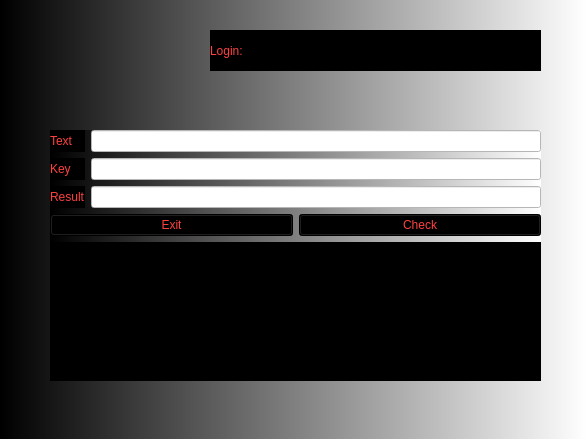
<?xml version="1.0" encoding="UTF-8"?>
<ui version="4.0">
 <class>Veginire</class>
 <widget class="QWidget" name="Veginire">
  <property name="geometry">
   <rect>
    <x>0</x>
    <y>0</y>
    <width>587</width>
    <height>439</height>
   </rect>
  </property>
  <property name="windowTitle">
   <string>Form</string>
  </property>
  <property name="styleSheet">
   <string notr="true">background-color: qlineargradient(spread:pad, x1:0, y1:0, x2:1, y2:0, stop:0 rgba(0, 0, 0, 255), stop:1 rgba(255, 255, 255, 255));</string>
  </property>
  <widget class="QWidget" name="gridLayoutWidget">
   <property name="geometry">
    <rect>
     <x>50</x>
     <y>130</y>
     <width>491</width>
     <height>251</height>
    </rect>
   </property>
   <layout class="QGridLayout" name="gridLayou_2">
    <item row="0" column="1">
     <widget class="QLineEdit" name="line_text_veginire">
      <property name="styleSheet">
       <string notr="true">font: 700 14pt &quot;Times New Roman&quot;;
color: rgb(255, 64, 64);
background-color: rgb(255, 255, 255);
</string>
      </property>
      <property name="readOnly">
       <bool>true</bool>
      </property>
     </widget>
    </item>
    <item row="3" column="0" colspan="2">
     <layout class="QHBoxLayout" name="horizontalLayout_3">
      <item>
       <widget class="QPushButton" name="pushButton_exit_veginire">
        <property name="styleSheet">
         <string notr="true">font: 700 14pt &quot;Times New Roman&quot;;
color: rgb(255, 64, 64);
background-color: rgb(0, 0, 0);</string>
        </property>
        <property name="text">
         <string>Exit</string>
        </property>
       </widget>
      </item>
      <item>
       <widget class="QPushButton" name="pushButton_check_veginire">
        <property name="styleSheet">
         <string notr="true">font: 700 14pt &quot;Times New Roman&quot;;
color: rgb(255, 64, 64);
background-color: rgb(0, 0, 0);</string>
        </property>
        <property name="text">
         <string>Check</string>
        </property>
       </widget>
      </item>
     </layout>
    </item>
    <item row="4" column="0" colspan="2">
     <widget class="QLabel" name="label_error_veginire">
      <property name="styleSheet">
       <string notr="true">font: 700 14pt &quot;Times New Roman&quot;;
color: rgb(255, 64, 64);
background-color: rgb(0, 0, 0);</string>
      </property>
      <property name="text">
       <string/>
      </property>
     </widget>
    </item>
    <item row="2" column="1">
     <widget class="QLineEdit" name="line_result_veginire">
      <property name="styleSheet">
       <string notr="true">font: 700 14pt &quot;Times New Roman&quot;;
color: rgb(255, 64, 64);
background-color: rgb(255, 255, 255);
</string>
      </property>
     </widget>
    </item>
    <item row="0" column="0">
     <widget class="QLabel" name="labe_equation_3">
      <property name="styleSheet">
       <string notr="true">font: 700 14pt &quot;Times New Roman&quot;;
color: rgb(255, 64, 64);
background-color: rgb(0, 0, 0);</string>
      </property>
      <property name="text">
       <string>Text</string>
      </property>
     </widget>
    </item>
    <item row="2" column="0">
     <widget class="QLabel" name="label_result_3">
      <property name="styleSheet">
       <string notr="true">font: 700 14pt &quot;Times New Roman&quot;;
color: rgb(255, 64, 64);
background-color: rgb(0, 0, 0);</string>
      </property>
      <property name="text">
       <string>Result</string>
      </property>
     </widget>
    </item>
    <item row="1" column="1">
     <widget class="QLineEdit" name="line_key_veginire">
      <property name="styleSheet">
       <string notr="true">font: 700 14pt &quot;Times New Roman&quot;;
color: rgb(255, 64, 64);
background-color: rgb(255, 255, 255);
</string>
      </property>
      <property name="readOnly">
       <bool>true</bool>
      </property>
     </widget>
    </item>
    <item row="1" column="0">
     <widget class="QLabel" name="label_result_4">
      <property name="styleSheet">
       <string notr="true">font: 700 14pt &quot;Times New Roman&quot;;
color: rgb(255, 64, 64);
background-color: rgb(0, 0, 0);</string>
      </property>
      <property name="text">
       <string>Key</string>
      </property>
     </widget>
    </item>
   </layout>
  </widget>
  <widget class="QLabel" name="label_login">
   <property name="geometry">
    <rect>
     <x>300</x>
     <y>30</y>
     <width>241</width>
     <height>41</height>
    </rect>
   </property>
   <property name="styleSheet">
    <string notr="true">font: 700 14pt &quot;Times New Roman&quot;;
color: rgb(255, 64, 64);
background-color: rgb(0, 0, 0);</string>
   </property>
   <property name="text">
    <string/>
   </property>
  </widget>
  <widget class="QLabel" name="label1">
   <property name="geometry">
    <rect>
     <x>210</x>
     <y>30</y>
     <width>91</width>
     <height>41</height>
    </rect>
   </property>
   <property name="styleSheet">
    <string notr="true">font: 700 14pt &quot;Times New Roman&quot;;
color: rgb(255, 64, 64);
background-color: rgb(0, 0, 0);</string>
   </property>
   <property name="text">
    <string>Login:</string>
   </property>
  </widget>
 </widget>
 <resources/>
 <connections/>
</ui>
